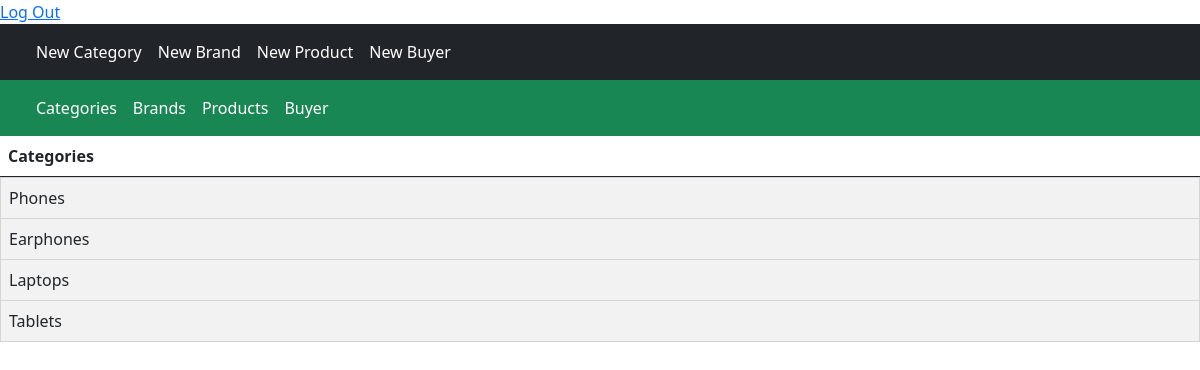
The app's page / (signed in), older data.
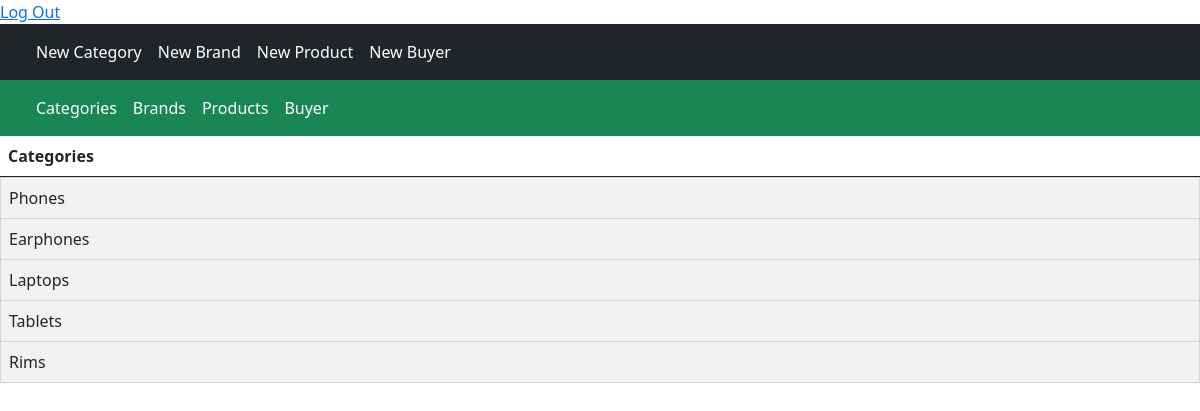
The same page, newer data.
### shop_app/models.py (models this page shows, shortened)
class Category(models.Model):
    category_name = models.CharField(max_length=100, help_text='Category name')
    class Meta:
        verbose_name_plural = 'Categories'

### shop_app/views.py (the view)
# urls.py: path('', views.CategoryListView.as_view(), name='category'),
class CategoryListView(generic.ListView):
    model = Category
    template_name = 'category_list.html'

### shop_app/templates/category_list.html (shortened to what this page needs)
{% extends 'base.html' %}
{% block content %}
{% if user.is_authenticated %}
<table class="table table-striped">
    <thead class="thead-dark">
        <tr>
            <th scope="col"> Categories </th>
        </tr>
    </thead>
    <tbody>
    {% for page in category_list %}
        <td class="list-group-item">{{ page.category_name }}</td>
    {% endfor %}
    </tbody>
</table>
{% endif %}
{% endblock %}

Row changes from the older to the newer data that the page shows:
added Category: category_name "Rims"
